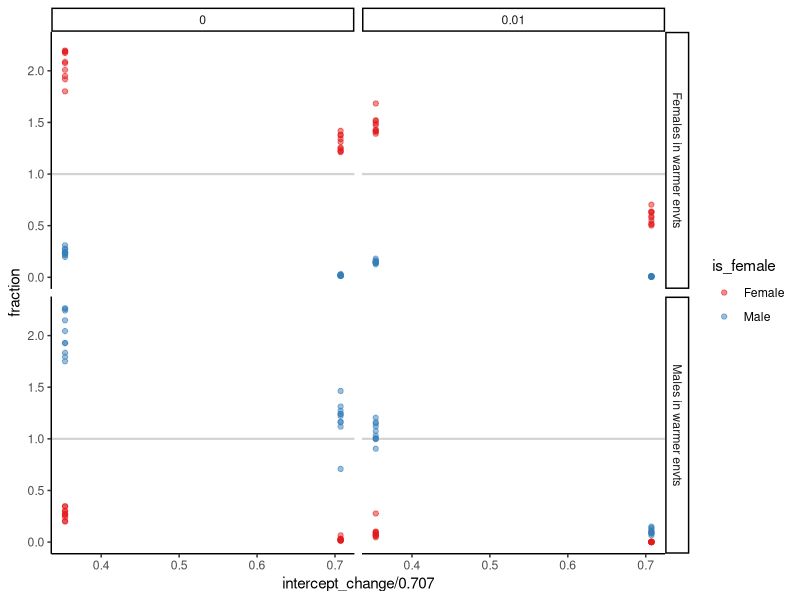

The R script that drew this image:
library("tidyverse")

the_data <- read.table(file="summary_digging_plasticity.csv",sep=";",header=T)

# find out the different times pre and post perturbation
time_pre_post <- the_data %>% 
    dplyr::select(matches(match = "surviving_.*_juvs_")) %>%  # select column containing surviving_
    names() %>% # then get the column names of these columns
    gsub(pattern=".*?(\\d+)$",x=., replacement="\\1") %>%  # keep the numbers only
    as.numeric() %>% 
    unique() %>%
    sort()

the_data <- the_data %>% mutate(
   freq_fem_pre = !!rlang::sym(paste0("surviving_female_juvs_",time_pre_post[1])),
   freq_fem_post = !!rlang::sym(paste0("surviving_female_juvs_",time_pre_post[2])),
   freq_male_pre = !!rlang::sym(paste0("surviving_male_juvs_",time_pre_post[1])),
   freq_male_post = !!rlang::sym(paste0("surviving_male_juvs_",time_pre_post[2])),
   freq_fem_fraction = freq_fem_post / freq_fem_pre,
   freq_male_fraction = freq_male_post / freq_male_pre
)

the_data_l <- the_data %>% pivot_longer(
    cols = c(freq_fem_fraction, freq_male_fraction),
    names_to = "juvenile_type",
    values_to = "fraction") %>% mutate(
        female_warmer = if_else(toptm <= toptf, "Females in warmer envts", "Males in warmer envts"),
        is_female = if_else(grepl(x=juvenile_type,pattern = "fem"),"Female","Male")
    )

ggplot(data = the_data_l, 
       mapping = aes(x = intercept_change / 0.707, y = fraction)) +
    geom_hline(yintercept = 1, colour = "lightgrey", linewidth = 0.75) +
    geom_point(mapping = aes(colour = is_female), alpha = 0.5) +
    scale_colour_brewer(palette = "Set1") +
    facet_grid(female_warmer~mu_depth_slope) +
    theme_classic()
    
    
#+
#    scale_colour_brewer(palette = "Set1") +
#    labs(x = "Change in temperature (% of 1 SD)",
#         y = "Number of offspring after vs before perturbation") +
#    facet_grid(female_warmer ~ panel_label) + 
#    guides(colour = guide_legend(title = NULL)) +
#    geom_text(size = 10, 
#              data = label_data, 
#              mapping = aes(x = max(the_data_l$intercept_change / 0.707), y = max(the_data_l$fraction), label = identifier)) +
#    theme_classic(base_size = 16) +
#    theme(strip.background = element_rect(colour = "transparent")
#          , strip.text = element_text(size = 16, colour = "#000000"))  
